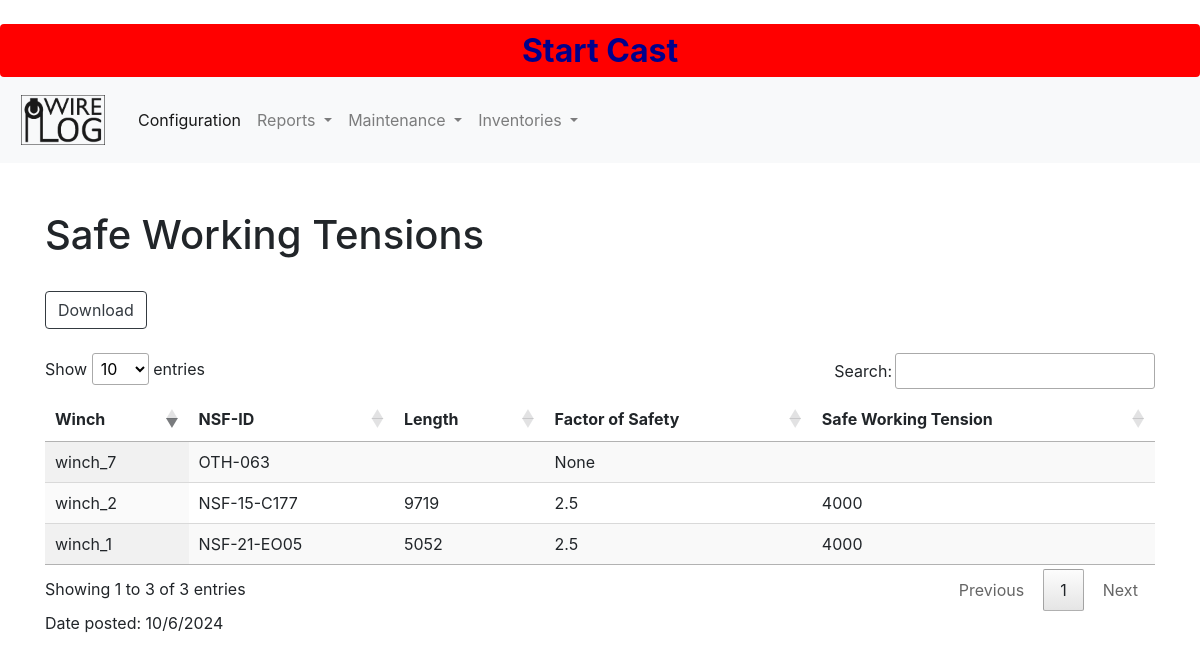
Page /wwdb/reports/safeworkingtensions/ on the committed database.
### wwdb/models.py (models this page shows, shortened)
class Wire(models.Model):
    id = models.AutoField(db_column='Id', primary_key=True, blank=True, null=False)
    wirerope = models.ForeignKey(WireRopeData, models.DO_NOTHING, db_column='WireRopeId', blank=True, null=True, verbose_name='Wire type')
    manufacturerid = models.TextField(db_column='ManufacturerId', blank=True, null=True, verbose_name='Manufacturer id', validators=[validate_commas])
    nsfid = models.TextField(db_column='NsfId', blank=True, null=True, verbose_name='NSF id', validators=[validate_commas])
    dateacquired = models.DateField(db_column='DateAcquired', blank=True, null=True, verbose_name='Date acquired', validators=[MaxValueValidator(limit_value=date.today)])
    notes = models.TextField(db_column='Notes', blank=True, null=True, verbose_name='notes', validators=[validate_commas])
    status = models.BooleanField(db_column='Status', blank=True, null=True, verbose_name='Active status')
    ownershipstatus = models.ForeignKey(OwnershipStatus, models.DO_NOTHING, db_column='OwnershipStatusId', blank=True, null=True, verbose_name='Ownership status')
    factorofsafety = models.ForeignKey(FactorOfSafety, models.DO_NOTHING, db_column='FactorofSafety', blank=True, null=True, related_name='wirefactorofsafety', verbose_name='Factor of safety')
    dryendtag = models.IntegerField(db_column='DryEndTag', blank=True, null=True, verbose_name='Dry end tag value (m)')
    class Meta:
        managed = True
        db_table = 'Wire'
        verbose_name_plural = "Wire"
    @property
    def active_wire_location(self):
        if not self.wirelocation_set:
            return None
        d=self.wirelocation_set.order_by('date').last()
        return d
    @property
    def active_winch(self):
        if not self.active_wire_location:
            return None
        d=self.active_wire_location.winch
        return d
    @property
    def active_wire_cutback(self):
        c=self.wire_cutback_retermination.order_by('date').last()
        return c
    @property
    def active_length(self):
        if not self.active_wire_cutback:
           return None
        else:
            if self.dryendtag is not None:
                dryend=self.dryendtag
                wetend=self.active_wire_cutback.wetendtag
                length=(wetend-dryend)
                abslength=abs(length)
                print(abslength)
                return abslength
            else:
                None
    @property
    def active_break_test(self):
        b=self.wire_break_test.order_by('date').last()
        return b
    @property
    def absolute_breaking_load(self):
        wire=Wire.wirerope.get_object(self)
        nominal=wire.nominalbreakingload
        if not self.active_break_test:
            return None
        tested=self.active_break_test.testedbreakingload
        if nominal > tested:
            return tested
        else:
            return nominal
    @property
    def safe_working_tension(self):
        if not self.factorofsafety:
            return None
        if not self.factorofsafety.factorofsafety:
            return None
        if not self.absolute_breaking_load:
            return None
        s=self.factorofsafety.factorofsafety
        i=self.absolute_breaking_load
        swl=i/s
        swl=int(swl)
        return swl

class WireLocation(models.Model):
    id = models.AutoField(db_column='Id', primary_key=True, blank=True, null=False)
    date= models.DateField(db_column='Date', blank=True, null=True, verbose_name='Date', validators=[MaxValueValidator(limit_value=date.today)])
    enteredby = models.ForeignKey(User, models.DO_NOTHING, db_column='EnteredBy', blank=True, null=True, verbose_name='Entered by')
    wireid = models.ForeignKey(Wire, models.DO_NOTHING, db_column='WireId', blank=True, null=True, verbose_name='Wire')
    winch = models.ForeignKey(Winch, models.DO_NOTHING, db_column='WinchId', blank=True, null=True, verbose_name='Winch')
    location = models.ForeignKey(Location, models.DO_NOTHING, db_column='LocationId', blank=True, null=True, verbose_name='Location')
    notes = models.TextField(db_column='Notes', blank=True, null=True, verbose_name='notes', validators=[validate_commas])
    class Meta:
        managed = True
        db_table = 'WireLocation'
        verbose_name_plural = "WireLocation"

class Winch(models.Model):
    id = models.AutoField(db_column='Id', primary_key=True, blank=True, null=False)
    name = models.TextField(db_column='Name', blank=True, null=True, verbose_name='Name', validators=[validate_commas])
    ship = models.TextField(db_column='Ship', blank=True, null=True, verbose_name='Ship', validators=[validate_commas])
    institution = models.TextField(db_column='Institution', blank=True, null=True, verbose_name='Institution', validators=[validate_commas])
    manufacturer = models.TextField(db_column='Manufacturer', blank=True, null=True, verbose_name='Manufacturer', validators=[validate_commas])
    status = models.BooleanField(db_column='Status', blank=True, null=True, verbose_name='Status')
    class Meta:
        managed = True
        db_table = 'Winch'
        verbose_name_plural = "Winch"
        ordering = ['name']
    def __str__(self):
        return str(self.name)

class CutbackRetermination(models.Model):
    id = models.AutoField(db_column='Id', primary_key=True, blank=True, null=False)
    wetendtag = models.IntegerField(db_column='WetEndTag', blank=True, null=True, verbose_name='Wet end tag value (m)')
    dryendtag = models.IntegerField(db_column='DryEndTag', blank=True, null=True, verbose_name='Dry end tag value (m)')
    wire = models.ForeignKey('Wire', models.DO_NOTHING, db_column='WireId', blank=True, null=True, related_name='wire_cutback_retermination', verbose_name='Wire')
    terminationtype = models.ForeignKey('TerminationType', models.DO_NOTHING, db_column='TerminationType', blank=True, null=True, related_name='wire_termination_type', verbose_name='Termination Type')
    notes = models.TextField(db_column='Notes', blank=True, null=True, verbose_name='Notes', validators=[validate_commas])
    date = models.DateField(db_column='Date', blank=True, null=True, verbose_name='Date', validators=[MaxValueValidator(limit_value=date.today)])
    lengthaftercutback = models.IntegerField(db_column='LengthAfterCutback', blank=True, null=True, verbose_name='Length after cutback')
    class Meta:
        managed = True
        db_table = 'CutbackRetermination'
        verbose_name_plural = "CutbackRetermination"

class FactorOfSafety(models.Model):
    id = models.AutoField(db_column='Id', primary_key=True, blank=True, null=False)
    factorofsafety = models.FloatField(db_column='FactorofSafety', blank=False, null=False, default=5.0, verbose_name='Factor of safety')
    class Meta:
        managed = True
        db_table = 'FactorOfSafety'
        verbose_name_plural = "FactorOfSafety"
        ordering = ['factorofsafety']
    def __str__(self):
        return str(self.factorofsafety)

class WireRopeData(models.Model):
    id = models.AutoField(db_column='Id', primary_key=True, blank=True, null=False)
    name = models.TextField(db_column='Name', blank=True, null=True, verbose_name='Name', validators=[validate_commas])
    manufacturer = models.TextField(db_column='Manufacturer',blank=True, null=True, verbose_name='Manufacturer', validators=[validate_commas])
    manufacturerpartnumber = models.TextField(db_column='ManufacturerPartNumber', blank=True, null=True, verbose_name='Manufacturer part number', validators=[validate_commas])
    cabletype = models.TextField(db_column='CableType', blank=True, null=True, verbose_name='Cable type', validators=[validate_commas])
    nominalbreakingload = models.IntegerField(db_column='nominalbreakingload', blank=True, null=True, verbose_name='Nominal breaking load')
    weightperfoot = models.FloatField(db_column='WeightPerFoot', blank=True, null=True, verbose_name='Weight per foot')
    class Meta:
        managed = True
        db_table = 'WireRopeData'
        verbose_name_plural = 'WireRopeData'

class Breaktest(models.Model):
    id = models.AutoField(db_column='Id', primary_key=True, blank=True, null=False)
    wire = models.ForeignKey('Wire', models.DO_NOTHING, db_column='WireId', blank=True, null=True, verbose_name='Wire', related_name='wire_break_test')
    date = models.DateField(db_column='Date', blank=True, null=True, verbose_name='Date', validators=[MaxValueValidator(limit_value=date.today)])
    testedbreakingload = models.IntegerField(db_column='TestedBreakingLoad', blank=True, null=True, verbose_name='Tested breaking load')
    notes = models.TextField(db_column='Notes', blank=True, null=True, verbose_name='Notes', validators=[validate_commas])
    class Meta:
        managed = True
        db_table = 'BreakTest'
        verbose_name_plural = "BreakTest"

### wwdb/views.py (the view)
# urls.py: path('reports/safeworkingtensions/', views.safeworkingtensions, name='safeworkingtensions'),
def safeworkingtensions(request):
    wires = Wire.objects.all()
    wires_with_active_winch = [wire for wire in wires if wire.active_winch is not None]
    context = {
        'wires': wires_with_active_winch
    }
    return render(request, 'wwdb/reports/safeworkingtensions.html', context)

### context_processors.py (called while the page is built)
def cast_context(request):
    return {'last': Cast.objects.last()}

### wwdb/templates/wwdb/reports/safeworkingtensions.html (shortened to what this page needs)
<!DOCTYPE html>
{% extends "wwdb/base.html" %}
{% block content %}
<h1>Safe Working Tensions</h1>
<button id="safeworkingtensions_file" class="btn btn-outline-wwdb">Download</button>
<table id="table" class="display nowrap" style="width:100%">
    <thead class="thead-light">
        <tr>
            <th>Winch</th>
            <th>NSF-ID</th>
            <th>Length</th>
            <th>Factor of Safety</th>
            <th>Safe Working Tension</th>
        </tr>
    </thead>
    {% for wire in wires %}
    <tr>
        <td height=: 100 font-size: 100>{{wire.active_winch}}</td>
        <td>{{wire.nsfid}}</td>
        <td>{{wire.active_length|floatformat:0}}</td>
        <td>{{wire.factorofsafety}}</td>
        <td>{{wire.safe_working_tension|floatformat:0}}</td>
    </tr>
    {% endfor %}
</table>
<p>Date posted: <span id="datetime"></span></p>
{% endblock %}

### static/css/wwdb.css (style rules this page uses)
.btn-outline-wwdb { color: #343a40; border-color: #343a40; }

### rows in the picture
Wire: active_winch "winch_1", nsfid "NSF-21-EO05", active_length "5052", factorofsafety "2.5", safe_working_tension "4000"
Wire: active_winch "winch_2", nsfid "NSF-15-C177", active_length "9719", factorofsafety "2.5", safe_working_tension "4000"
Wire: active_winch "winch_7", nsfid "OTH-063", factorofsafety "None"
